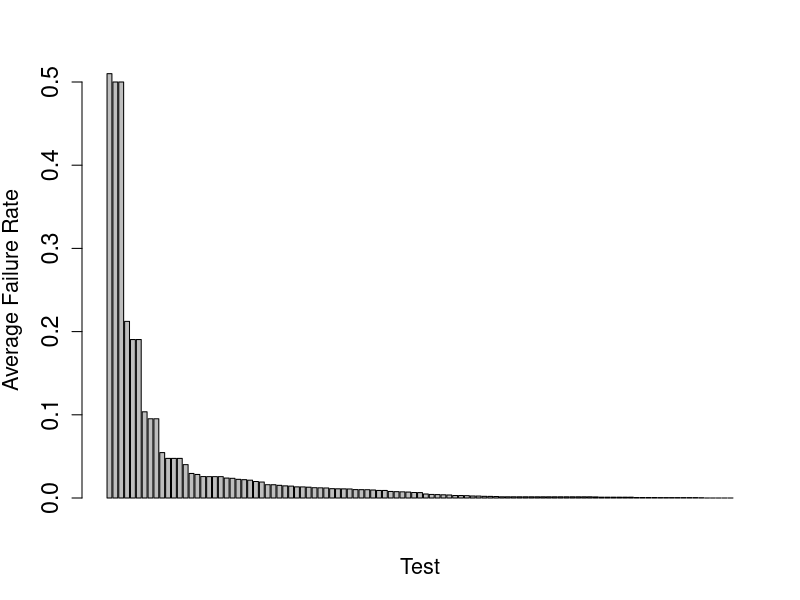

Generate this figure with R:
#script to produce figure fig:rq2:AverageFlakeRatePerTest

tests=read.table(file="flaky-rate-per-test-order-simplified.csv",sep=',',header=TRUE)
X=split(tests,tests$Test_name)

#average flake rate for 107 tests
# mean for each test:
mean.rate.per.softwareTest=rep(0,length(X))
for (i in 1:length(X)){
  mean.rate.per.softwareTest[i]=mean(X[[i]]$Order_Flake_rate)
}
pdf(file="./AverageFlakeRatePerTest.pdf",width=8,height=6)
barplot(sort(mean.rate.per.softwareTest,decreasing=TRUE),ylab="Average Failure Rate",xlab="Test",ylim=c(0,.5),ytick=c(0,.1,.2,.3,.4,.5),cex.lab=1.3,cex.axis=1.4)
graphics.off()
